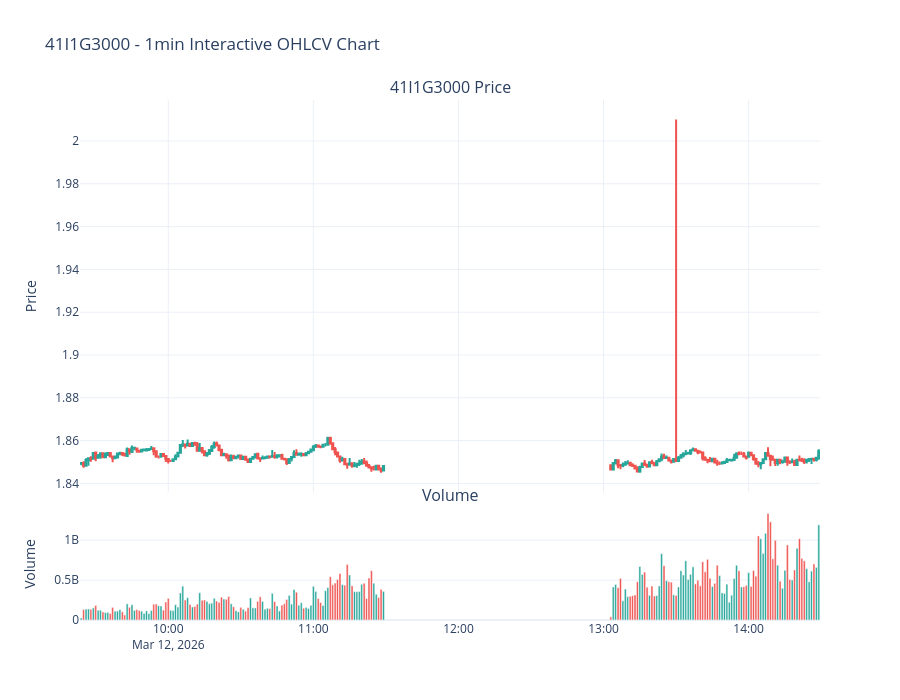

Notebook code for this chart:
### Markdown cell above
## Visualize OHLCV

### Code cell
import plotly.graph_objects as go
from plotly.subplots import make_subplots

# 1. Convert to OHLCV
if df is not None:
    ohlcv = tick_to_ohlcv(df, interval=TIME_INTERVAL)
    print(f"OHLCV - {TIME_INTERVAL}: {len(ohlcv)} candles")
    
    # Determine Volume bar colors (Green for bullish, Red for bearish)
    volume_colors = ['#26a69a' if row['close'] >= row['open'] else '#ef5350' for _, row in ohlcv.iterrows()]

    # 2. Create interactive subplots (Row 1 = Candlestick, Row 2 = Volume)
    fig = make_subplots(
        rows=2, cols=1, 
        shared_xaxes=True, 
        vertical_spacing=0.03, 
        subplot_titles=(f'{STOCK} Price', 'Volume'), 
        row_width=[0.2, 0.7]  # 70% height for price, 20% for volume
    )

    # 3. Add Candlestick Trace
    fig.add_trace(
        go.Candlestick(
            x=ohlcv['tick'],
            open=ohlcv['open'],
            high=ohlcv['high'],
            low=ohlcv['low'],
            close=ohlcv['close'],
            name='Price',
            increasing_line_color='#26a69a', # Custom green
            decreasing_line_color='#ef5350'  # Custom red
        ),
        row=1, col=1
    )

    # 4. Add Volume Trace
    fig.add_trace(
        go.Bar(
            x=ohlcv['tick'], 
            y=ohlcv['volume'], 
            name='Volume',
            marker_color=volume_colors
        ),
        row=2, col=1
    )

    # 5. Format layout
    fig.update_layout(
        title=f"{STOCK} - {TIME_INTERVAL} Interactive OHLCV Chart",
        xaxis_rangeslider_visible=False, # Hides the redundant rangeslider at the bottom
        height=700,
        template='plotly_white',
        showlegend=False
    )
    
    # Tweak y-axis to not start at 0 for price
    fig.update_yaxes(title_text="Price", row=1, col=1)
    fig.update_yaxes(title_text="Volume", row=2, col=1)

    # Add this right before fig.show() to hide the lunch gap!
    fig.update_xaxes(
        rangebreaks=[
            dict(bounds=["11:30", "13:00"], pattern="hour"), # Hides the lunch break
            dict(bounds=["14:30", "09:00"], pattern="hour")  # Hides overnight gap (if plotting multiple days)
        ]
    )

    fig.show()
else:
    print("No OHLCV data to plot")

### Figure 1 — Plotly figure (JSON) as saved in the notebook; plotly's stock layout.template omitted (floating-point values rounded to 4 significant figures; data arrays with more than 128 entries replaced by an {"elided": "..."} marker saying what was removed)
{"data": [{"close": {"elided": "213 float values"}, "decreasing": {"line": {"color": "#ef5350"}}, "high": {"elided": "213 float values"}, "increasing": {"line": {"color": "#26a69a"}}, "low": {"elided": "213 float values"}, "name": "Price", "open": {"elided": "213 float values"}, "type": "candlestick", "x": {"elided": "213 str values"}, "xaxis": "x", "yaxis": "y"}, {"marker": {"color": {"elided": "213 str values"}}, "name": "Volume", "type": "bar", "x": {"elided": "213 str values"}, "xaxis": "x2", "y": {"elided": "213 int values"}, "yaxis": "y2"}], "layout": {"annotations": [{"font": {"size": 16}, "showarrow": false, "text": "41I1G3000 Price", "x": 0.5, "xanchor": "center", "xref": "paper", "y": 1, "yanchor": "bottom", "yref": "paper"}, {"font": {"size": 16}, "showarrow": false, "text": "Volume", "x": 0.5, "xanchor": "center", "xref": "paper", "y": 0.2156, "yanchor": "bottom", "yref": "paper"}], "height": 700, "showlegend": false, "title": {"text": "41I1G3000 - 1min Interactive OHLCV Chart"}, "xaxis": {"anchor": "y", "domain": [0, 1], "matches": "x2", "rangebreaks": [{"bounds": ["11:30", "13:00"], "pattern": "hour"}, {"bounds": ["14:30", "09:00"], "pattern": "hour"}], "rangeslider": {"visible": false}, "showticklabels": false}, "xaxis2": {"anchor": "y2", "domain": [0, 1], "rangebreaks": [{"bounds": ["11:30", "13:00"], "pattern": "hour"}, {"bounds": ["14:30", "09:00"], "pattern": "hour"}]}, "yaxis": {"anchor": "x", "domain": [0.2456, 1], "title": {"text": "Price"}}, "yaxis2": {"anchor": "x2", "domain": [0, 0.2156], "title": {"text": "Volume"}}}}
